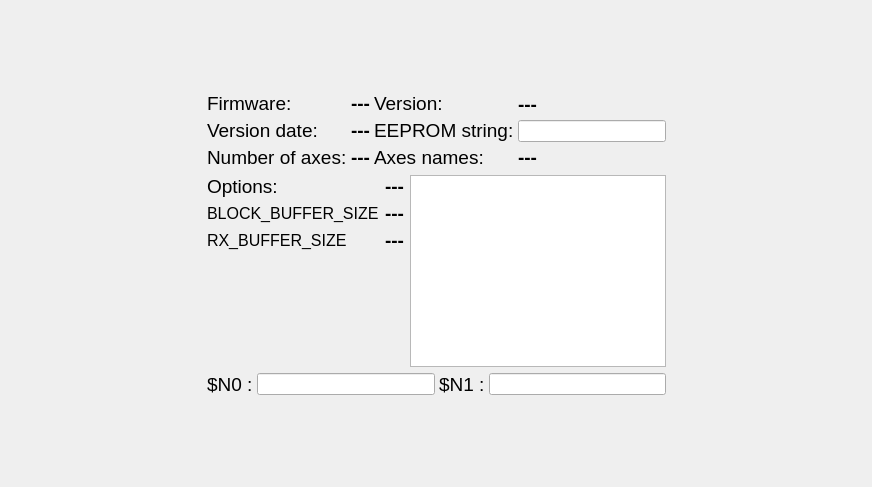
     <widget class="QWidget" name="tab_0">
      <attribute name="title">
       <string>Initialization</string>
      </attribute>
      <layout class="QGridLayout" name="gridLayout_7">
       <item row="0" column="1">
        <spacer name="verticalSpacer_11">
         <property name="orientation">
          <enum>Qt::Vertical</enum>
         </property>
         <property name="sizeHint" stdset="0">
          <size>
           <width>20</width>
           <height>41</height>
          </size>
         </property>
        </spacer>
       </item>
       <item row="2" column="0">
        <spacer name="horizontalSpacer_12">
         <property name="orientation">
          <enum>Qt::Horizontal</enum>
         </property>
         <property name="sizeHint" stdset="0">
          <size>
           <width>196</width>
           <height>20</height>
          </size>
         </property>
        </spacer>
       </item>
       <item row="2" column="1">
        <layout class="QVBoxLayout" name="verticalLayout_25">
         <item>
          <layout class="QHBoxLayout" name="horizontalLayout_18">
           <property name="spacing">
            <number>4</number>
           </property>
           <item>
            <layout class="QVBoxLayout" name="verticalLayout_18">
             <property name="spacing">
              <number>4</number>
             </property>
             <item>
              <widget class="QLabel" name="lblInformations">
               <property name="font">
                <font>
                 <pointsize>14</pointsize>
                </font>
               </property>
               <property name="text">
                <string>Firmware:</string>
               </property>
              </widget>
             </item>
             <item>
              <widget class="QLabel" name="lblInformations_3">
               <property name="font">
                <font>
                 <pointsize>14</pointsize>
                </font>
               </property>
               <property name="text">
                <string>Version date:</string>
               </property>
              </widget>
             </item>
             <item>
              <widget class="QLabel" name="lblInformations_4">
               <property name="font">
                <font>
                 <pointsize>14</pointsize>
                </font>
               </property>
               <property name="text">
                <string>Number of axes:</string>
               </property>
              </widget>
             </item>
            </layout>
           </item>
           <item>
            <layout class="QVBoxLayout" name="verticalLayout_19">
             <property name="spacing">
              <number>4</number>
             </property>
             <item>
              <widget class="QLabel" name="lblGrblName">
               <property name="font">
                <font>
                 <pointsize>14</pointsize>
                 <weight>75</weight>
                 <bold>true</bold>
                </font>
               </property>
               <property name="text">
                <string notr="true">---</string>
               </property>
              </widget>
             </item>
             <item>
              <widget class="QLabel" name="lblGrblDate">
               <property name="font">
                <font>
                 <pointsize>14</pointsize>
                 <weight>75</weight>
                 <bold>true</bold>
                </font>
               </property>
               <property name="text">
                <string notr="true">---</string>
               </property>
              </widget>
             </item>
             <item>
              <widget class="QLabel" name="lblGrblNbAxes">
               <property name="font">
                <font>
                 <pointsize>14</pointsize>
                 <weight>75</weight>
                 <bold>true</bold>
                </font>
               </property>
               <property name="text">
                <string notr="true">---</string>
               </property>
              </widget>
             </item>
            </layout>
           </item>
           <item>
            <layout class="QVBoxLayout" name="verticalLayout_20">
             <property name="spacing">
              <number>4</number>
             </property>
             <item>
              <widget class="QLabel" name="lblInformations_2">
               <property name="font">
                <font>
                 <pointsize>14</pointsize>
                </font>
               </property>
               <property name="text">
                <string>Version:</string>
               </property>
              </widget>
             </item>
             <item>
              <widget class="QLabel" name="lblInformations_6">
               <property name="font">
                <font>
                 <pointsize>14</pointsize>
                </font>
               </property>
               <property name="text">
                <string notr="true">EEPROM string:</string>
               </property>
              </widget>
             </item>
             <item>
              <widget class="QLabel" name="lblInformations_11">
               <property name="font">
                <font>
                 <pointsize>14</pointsize>
                </font>
               </property>
               <property name="text">
                <string>Axes names:</string>
               </property>
              </widget>
             </item>
            </layout>
           </item>
           <item>
            <layout class="QVBoxLayout" name="verticalLayout_21">
             <property name="spacing">
              <number>4</number>
             </property>
             <item>
              <widget class="QLabel" name="lblGrblVersion">
               <property name="font">
                <font>
                 <pointsize>14</pointsize>
                 <weight>75</weight>
                 <bold>true</bold>
                </font>
               </property>
               <property name="text">
                <string notr="true">---</string>
               </property>
              </widget>
             </item>
             <item>
              <widget class="QLineEdit" name="lneEEPROM">
               <property name="minimumSize">
                <size>
                 <width>131</width>
                 <height>0</height>
                </size>
               </property>
              </widget>
             </item>
             <item>
              <widget class="QLabel" name="lblAxisName">
               <property name="font">
                <font>
                 <pointsize>14</pointsize>
                 <weight>75</weight>
                 <bold>true</bold>
                </font>
               </property>
               <property name="text">
                <string notr="true">---</string>
               </property>
              </widget>
             </item>
            </layout>
           </item>
          </layout>
         </item>
         <item>
          <layout class="QHBoxLayout" name="horizontalLayout_20">
           <item>
            <layout class="QVBoxLayout" name="verticalLayout_24">
             <item>
              <layout class="QHBoxLayout" name="horizontalLayout_17">
               <item>
                <layout class="QVBoxLayout" name="verticalLayout_22">
                 <property name="spacing">
                  <number>4</number>
                 </property>
                 <item>
                  <widget class="QLabel" name="lblInformations_5">
                   <property name="font">
                    <font>
                     <pointsize>14</pointsize>
                    </font>
                   </property>
                   <property name="text">
                    <string>Options:</string>
                   </property>
                  </widget>
                 </item>
                 <item>
                  <widget class="QLabel" name="lblInformations_9">
                   <property name="font">
                    <font>
                     <pointsize>12</pointsize>
                    </font>
                   </property>
                   <property name="text">
                    <string notr="true">BLOCK_BUFFER_SIZE</string>
                   </property>
                  </widget>
                 </item>
                 <item>
                  <widget class="QLabel" name="lblInformations_10">
                   <property name="font">
                    <font>
                     <pointsize>12</pointsize>
                    </font>
                   </property>
                   <property name="text">
                    <string notr="true">RX_BUFFER_SIZE</string>
                   </property>
                  </widget>
                 </item>
                </layout>
               </item>
               <item>
                <layout class="QVBoxLayout" name="verticalLayout_23">
                 <property name="spacing">
                  <number>4</number>
                 </property>
                 <item>
                  <widget class="QLabel" name="lblGrblOptions">
                   <property name="font">
                    <font>
                     <pointsize>14</pointsize>
                     <weight>75</weight>
                     <bold>true</bold>
                    </font>
                   </property>
                   <property name="text">
                    <string notr="true">---</string>
                   </property>
                  </widget>
                 </item>
                 <item>
                  <widget class="QLabel" name="lblGrblBlockBufferSize">
                   <property name="font">
                    <font>
                     <pointsize>14</pointsize>
                     <weight>75</weight>
                     <bold>true</bold>
                    </font>
                   </property>
                   <property name="text">
                    <string notr="true">---</string>
                   </property>
                  </widget>
                 </item>
                 <item>
                  <widget class="QLabel" name="lblGrblRxBufferSize">
                   <property name="font">
                    <font>
                     <pointsize>14</pointsize>
                     <weight>75</weight>
                     <bold>true</bold>
                    </font>
                   </property>
                   <property name="text">
                    <string notr="true">---</string>
                   </property>
                  </widget>
                 </item>
                </layout>
               </item>
              </layout>
             </item>
             <item>
              <spacer name="verticalSpacer_13">
               <property name="orientation">
                <enum>Qt::Vertical</enum>
               </property>
               <property name="sizeHint" stdset="0">
                <size>
                 <width>20</width>
                 <height>40</height>
                </size>
               </property>
              </spacer>
             </item>
            </layout>
           </item>
           <item>
            <widget class="QListView" name="lstOptions">
             <property name="maximumSize">
              <size>
               <width>16777215</width>
               <height>16777215</height>
              </size>
             </property>
            </widget>
           </item>
          </layout>
         </item>
         <item>
          <layout class="QHBoxLayout" name="horizontalLayout_19">
           <property name="spacing">
            <number>4</number>
           </property>
           <item>
            <widget class="QLabel" name="lblInformations_7">
             <property name="font">
              <font>
               <pointsize>14</pointsize>
              </font>
             </property>
             <property name="text">
              <string notr="true">$N0 :</string>
             </property>
            </widget>
           </item>
           <item>
            <widget class="QLineEdit" name="lneN0">
             <property name="minimumSize">
              <size>
               <width>131</width>
               <height>0</height>
              </size>
             </property>
            </widget>
           </item>
           <item>
            <widget class="QLabel" name="lblInformations_8">
             <property name="font">
              <font>
               <pointsize>14</pointsize>
              </font>
             </property>
             <property name="text">
              <string notr="true">$N1 :</string>
             </property>
            </widget>
           </item>
           <item>
            <widget class="QLineEdit" name="lneN1">
             <property name="minimumSize">
              <size>
               <width>131</width>
               <height>0</height>
              </size>
             </property>
            </widget>
           </item>
          </layout>
         </item>
        </layout>
       </item>
       <item row="2" column="2">
        <spacer name="horizontalSpacer_13">
         <property name="orientation">
          <enum>Qt::Horizontal</enum>
         </property>
         <property name="sizeHint" stdset="0">
          <size>
           <width>195</width>
           <height>20</height>
          </size>
         </property>
        </spacer>
       </item>
       <item row="3" column="1">
        <spacer name="verticalSpacer_12">
         <property name="orientation">
          <enum>Qt::Vertical</enum>
         </property>
         <property name="sizeHint" stdset="0">
          <size>
           <width>20</width>
           <height>40</height>
          </size>
         </property>
        </spacer>
       </item>
       <item row="1" column="1">
        <spacer name="verticalSpacer_16">
         <property name="orientation">
          <enum>Qt::Vertical</enum>
         </property>
         <property name="sizeHint" stdset="0">
          <size>
           <width>20</width>
           <height>40</height>
          </size>
         </property>
        </spacer>
       </item>
       <item row="4" column="1">
        <spacer name="verticalSpacer_17">
         <property name="orientation">
          <enum>Qt::Vertical</enum>
         </property>
         <property name="sizeHint" stdset="0">
          <size>
           <width>20</width>
           <height>40</height>
          </size>
         </property>
        </spacer>
       </item>
      </layout>
     </widget>
